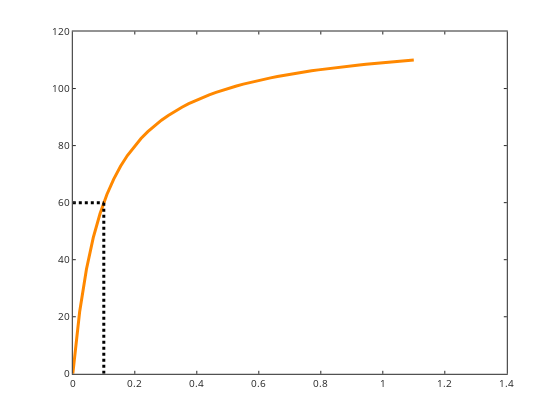

Notebook code cell kept with this figure:
### Code cell
vapprox = MichaelisMenten(xlin, [120,0.1]);
clf;
plot(xlin, vapprox, "-", "linewidth", 3, "color", myColorFit);
line([0 0.1], [60 60], "linestyle", ":", "color", "k", "linewidth", 3);
line([0.1 0.1], [0 60], "linestyle", ":", "color", "k", "linewidth", 3);

### Figure 1 — Plotly figure (JSON) as saved in the notebook; plotly's stock layout.template omitted (floating-point values rounded to 4 significant figures)
{"data": [{"line": {"color": "rgb(255,136,0)", "dash": "solid", "width": 3}, "marker": {"color": "rgb(255,136,0)", "line": {"color": "rgb(255,136,0)"}, "size": 6, "symbol": "none"}, "mode": "lines", "name": "", "showlegend": false, "type": "scatter", "visibility": true, "x": [0, 0.022, 0.044, 0.066, 0.088, 0.11, 0.132, 0.154, 0.176, 0.198, 0.22, 0.242, 0.264, 0.286, 0.308, 0.33, 0.352, 0.374, 0.396, 0.418, 0.44, 0.462, 0.484, 0.506, 0.528, 0.55, 0.572, 0.594, 0.616, 0.638, 0.66, 0.682, 0.704, 0.726, 0.748, 0.77, 0.792, 0.814, 0.836, 0.858, 0.88, 0.902, 0.924, 0.946, 0.968, 0.99, 1.012, 1.034, 1.056, 1.078, 1.1], "xaxis": "x", "y": [0, 21.64, 36.67, 47.71, 56.17, 62.86, 68.28, 72.76, 76.52, 79.73, 82.5, 84.91, 87.03, 88.91, 90.59, 92.09, 93.45, 94.68, 95.81, 96.83, 97.78, 98.65, 99.45, 100.2, 100.9, 101.5, 102.1, 102.7, 103.2, 103.7, 104.2, 104.7, 105.1, 105.5, 105.8, 106.2, 106.5, 106.9, 107.2, 107.5, 107.8, 108.0, 108.3, 108.5, 108.8, 109.0, 109.2, 109.4, 109.6, 109.8, 110.0], "yaxis": "y"}, {"line": {"color": "rgb(0, 0, 0)", "dash": "dot", "width": 3}, "marker": {"color": "rgb(0, 0, 0)", "line": {"color": "rgb(0, 0, 0)"}, "size": 6, "symbol": "none"}, "mode": "lines", "name": "", "showlegend": false, "type": "scatter", "visibility": true, "x": [0, 0.1], "xaxis": "x", "y": [60, 60], "yaxis": "y"}, {"line": {"color": "rgb(0, 0, 0)", "dash": "dot", "width": 3}, "marker": {"color": "rgb(0, 0, 0)", "line": {"color": "rgb(0, 0, 0)"}, "size": 6, "symbol": "none"}, "mode": "lines", "name": "", "showlegend": false, "type": "scatter", "visibility": true, "x": [0.1, 0.1], "xaxis": "x", "y": [0, 60], "yaxis": "y"}], "layout": {"height": 420, "hovermode": "closest", "margin": {"b": 0, "l": 0, "r": 0, "t": 0}, "plot_bgcolor": "rgba(0, 0, 0, 0)", "showlegend": false, "width": 560, "xaxis": {"anchor": "y", "autorange": false, "domain": [0.13, 0.905], "exponentformat": "none", "gridcolor": "rgba(38,38,38,0.15)", "gridwidth": 1, "linecolor": "rgb(38,38,38)", "linewidth": 1, "mirror": "ticks", "range": [0, 1.4], "showgrid": false, "showline": true, "side": "bottom", "spikedash": "solid", "spikemode": "across", "spikesides": false, "spikethickness": 1, "tickangle": 0, "tickcolor": "rgb(38,38,38)", "tickfont": {"color": "rgb(38,38,38)", "size": 10}, "ticklen": 3, "ticks": "inside", "ticktext": ["0", "0.2", "0.4", "0.6", "0.8", "1", "1.2", "1.4"], "tickvals": [0, 0.2, 0.4, 0.6, 0.8, 1, 1.2, 1.4], "title": {"font": {"color": "rgb(0, 0, 0)", "size": 11}, "text": ""}, "type": "linear", "visible": true, "zeroline": false}, "yaxis": {"anchor": "x", "autorange": false, "domain": [0.11, 0.925], "exponentformat": "none", "gridcolor": "rgba(38,38,38,0.15)", "gridwidth": 1, "linecolor": "rgb(38,38,38)", "linewidth": 1, "mirror": "ticks", "range": [0, 120], "showgrid": false, "showline": true, "side": "left", "spikedash": "solid", "spikemode": "across", "spikesides": false, "spikethickness": 1, "tickangle": 0, "tickcolor": "rgb(38,38,38)", "tickfont": {"color": "rgb(38,38,38)", "size": 10}, "ticklen": 3, "ticks": "inside", "ticktext": ["0", "20", "40", "60", "80", "100", "120"], "tickvals": [0, 20, 40, 60, 80, 100, 120], "title": {"font": {"color": "rgb(0, 0, 0)", "size": 11}, "text": ""}, "type": "linear", "visible": true, "zeroline": false}}}
